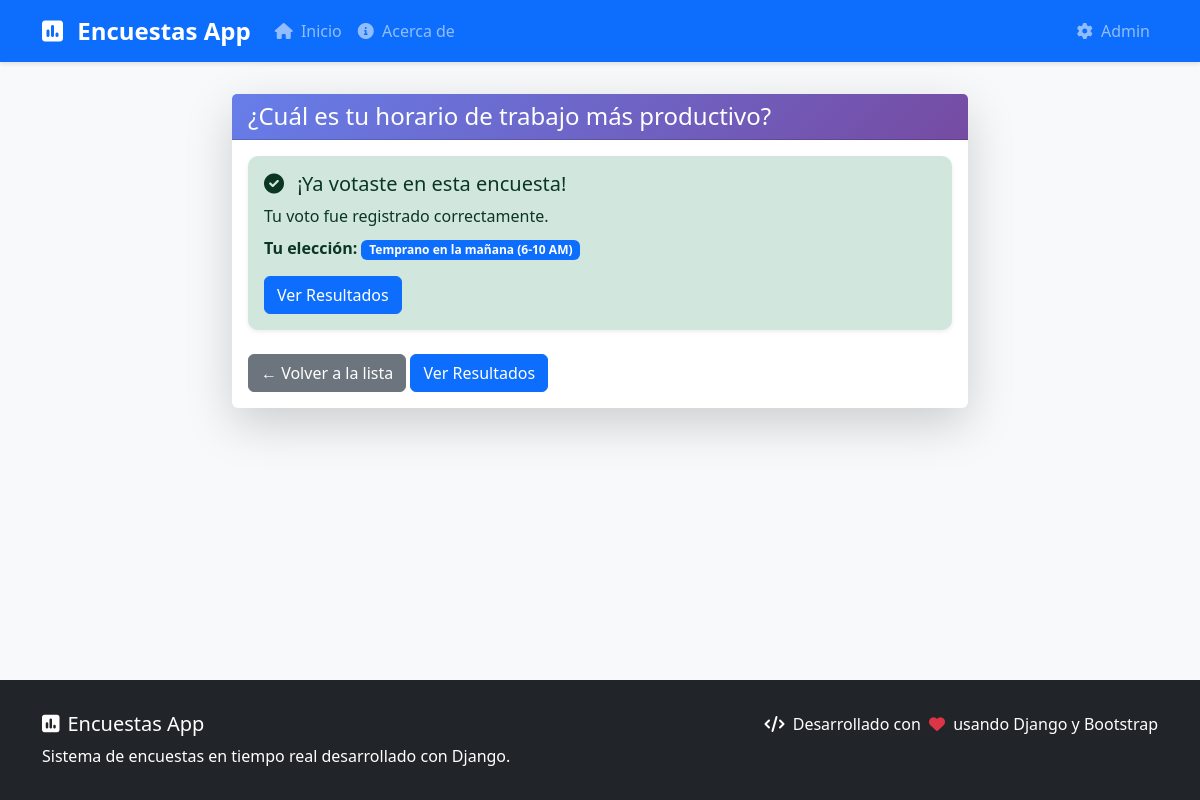
Page /7/ on the committed database.
### polls/models.py (models this page shows, shortened)
class Question(models.Model):
    question_text = models.CharField(
        max_length=200,
        verbose_name="Texto de la pregunta",
        help_text="Escribe la pregunta que quieres hacer en la encuesta"
    )
    pub_date = models.DateTimeField(
        verbose_name="Fecha de publicación",
        help_text="Cuándo se publicó esta encuesta"
    )
    created_by = models.ForeignKey(
        User,
        on_delete=models.SET_NULL,
        null=True,
        blank=True,
        verbose_name="Creado por",
        help_text="Usuario que creó esta encuesta"
    )
    is_active = models.BooleanField(
        default=True,
        verbose_name="¿Está activa?",
        help_text="Las encuestas inactivas no aparecen en la lista principal"
    )
    created_at = models.DateTimeField(
        auto_now_add=True,
        verbose_name="Fecha de creación"
    )
    updated_at = models.DateTimeField(
        auto_now=True,
        verbose_name="Última actualización"
    )
    class Meta:
        verbose_name = "Pregunta"
        verbose_name_plural = "Preguntas"
        ordering = ['-pub_date']  # Ordenar por fecha de publicación (más recientes primero)
    def total_votes(self):
        return Vote.objects.filter(choice__question=self).count()

class Choice(models.Model):
    question = models.ForeignKey(
        Question,
        on_delete=models.CASCADE,
        verbose_name="Pregunta",
        help_text="La pregunta a la que pertenece esta opción"
    )
    choice_text = models.CharField(
        max_length=200,
        verbose_name="Texto de la opción",
        help_text="Escribe el texto de esta opción de respuesta"
    )
    created_at = models.DateTimeField(
        auto_now_add=True,
        verbose_name="Fecha de creación"
    )
    class Meta:
        verbose_name = "Opción"
        verbose_name_plural = "Opciones"
        ordering = ['id']  # Ordenar por ID (orden de creación)

### polls/views.py (the view)
# urls.py: path('<int:question_id>/', views.detail, name='detail'),
def detail(request, question_id):
    question = get_object_or_404(
        Question.objects.select_related('created_by').prefetch_related('choice_set'),
        pk=question_id,
        is_active=True  # Solo mostrar encuestas activas
    )
    user_has_voted = False
    user_vote_choice = None
    client_ip = get_client_ip(request)
    existing_vote = Vote.objects.filter(
        choice__question=question,
        voter_ip=client_ip
    ).first()
    if request.user.is_authenticated and not existing_vote:
        existing_vote = Vote.objects.filter(
            choice__question=question,
            user=request.user
        ).first()
    if existing_vote:
        user_has_voted = True
        user_vote_choice = existing_vote.choice
    context = {
        'question': question,
        'user_has_voted': user_has_voted,
        'user_vote_choice': user_vote_choice,
        'total_votes': question.total_votes(),
    }
    return render(request, 'polls/detail_simple.html', context)

### polls/views.py (called while the page is built)
def get_client_ip(request):
    x_forwarded_for = request.META.get('HTTP_X_FORWARDED_FOR')
    if x_forwarded_for:
        ip = x_forwarded_for.split(',')[0]
    else:
        ip = request.META.get('REMOTE_ADDR')
    return ip

### polls/templates/polls/detail_simple.html (shortened to what this page needs)
{% extends "polls/base.html" %}
{% block content %}
<div class="row">
    <div class="col-lg-8 mx-auto">
        <div class="card shadow-lg border-0">
            <div class="card-header" style="background: linear-gradient(135deg, #667eea 0%, #764ba2 100%); color: white;">
                <h1 class="h4 mb-0 text-white font-weight-bold">{{ question.question_text }}</h1>
            </div>
            <div class="card-body">
                {% if user_has_voted %}
                    <div class="alert alert-success border-0 shadow-sm">
                        <h5 class="alert-heading">
                            <i class="fas fa-check-circle me-2"></i>
                            ¡Ya votaste en esta encuesta!
                        </h5>
                        <p class="mb-2">Tu voto fue registrado correctamente.</p>
                        {% if user_vote_choice %}
                            <p class="mb-3">
                                <strong>Tu elección:</strong>
                                <span class="badge bg-primary">{{ user_vote_choice.choice_text }}</span>
                            </p>
                        {% endif %}
                        <a href="{% url 'polls:results' question.id %}" class="btn btn-primary">Ver Resultados</a>
                    </div>
                {% endif %}
                <div class="mt-4">
                    <a href="{% url 'polls:index' %}" class="btn btn-secondary">← Volver a la lista</a>
                    <a href="{% url 'polls:results' question.id %}" class="btn btn-primary">Ver Resultados</a>
                </div>
            </div>
        </div>
    </div>
</div>
{% endblock %}

### polls/templates/polls/base.html (style rules this page uses)
:root { --primary-color: #007bff; --secondary-color: #6c757d; --success-color: #28a745; --warning-color: #ffc107; --danger-color: #dc3545; --dark-color: #343a40; --light-color: #f8f9fa; }
body { background-color: #f8f9fa; font-family: 'Segoe UI', Tahoma, Geneva, Verdana, sans-serif; min-height: 100vh; display: flex; flex-direction: column; }
.alert { border-radius: 10px; border: none; }

### rows in the picture
Question: question_text "¿Cuál es tu horario de trabajo más productivo?"
Choice: choice_text "Temprano en la mañana (6-10 AM)"
